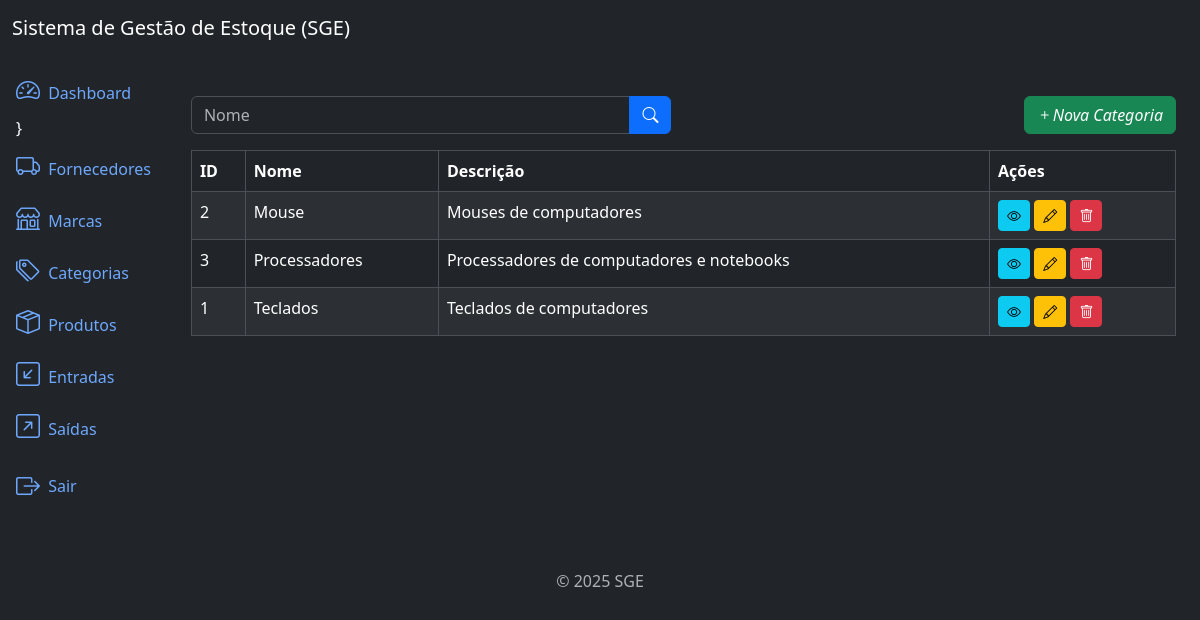
The app's page /categories/list/ (signed in) with its own data.
### categories/models.py (models this page shows, shortened)
class Category(models.Model):
    name = models.CharField(max_length=500)
    description = models.TextField(null=True, blank=True)
    created_at = models.DateTimeField(auto_now_add=True)
    updated_at = models.DateTimeField(auto_now=True)
    class Meta:
        verbose_name = 'Category'
        verbose_name_plural = 'Categories'
        ordering = ['name']

### categories/views.py (the view)
# urls.py: path('categories/list/', CategoryListView.as_view(), name='category_list'),
class CategoryListView(LoginRequiredMixin, PermissionRequiredMixin, ListView):
    model = Category
    template_name = 'category_list.html'
    context_object_name = 'categories'
    paginate_by = 10
    permission_required = 'categories.view_category'
    def get_queryset(self):
        queryset = super().get_queryset()
        name = self.request.GET.get('name')
        if name:
            queryset = queryset.filter(name__icontains=name)
        return queryset

### categories/templates/category_list.html (shortened to what this page needs)
{% extends 'base.html' %}
{% block content %}
    <div class="row mb-3">
        <div class="col-md-6">
            <form method="get" action="{% url 'category_list' %}">
                <div class="input-group">
                  <input type="text" class="form-control" name="name" placeholder="Nome" value="{{ request.GET.name }}">
                  <button type="submit" class="btn btn-primary">
                    <i class="bi bi-search"></i>
                  </button>
                </div>
            </form>
        </div>
        {% if perms.categories.add_category %}
        <div class="col-md-6">
            <a href="{% url 'category_create' %}" class="btn btn-success float-end">
                <i class="bi bi-plus">Nova Categoria</i>
            </a>
        </div>
        {% endif %}
    </div>
    <div class="table-responsive">
        <table class="table table-striped table-bordered">
            <thead class="thead-dark">
                <tr>
                    <th>ID</th>
                    <th>Nome</th>
                    <th>Descrição</th>
                    <th>Ações</th>
                </tr>
            </thead>
            <tbody>
                {% for category in categories %}
                <tr>
                    <td>{{ category.id }}</td>
                    <td>{{ category.name }}</td>
                    <td>{{ category.description }}</td>
                    <td>
                        {% if perms.categories.view_category %}
                        <a href="{% url 'category_detail' category.id %}" class="btn btn-info btn-sm">
                            <i class="bi bi-eye"></i>
                        </a>
                        {% endif %}
                        {% if perms.categories.change_category %}
                        <a href="{% url 'category_update' category.id %}" class="btn btn-warning btn-sm">
                            <i class="bi bi-pencil"></i>
                        </a>
                        {% endif %}
                        {% if perms.categories.delete_category %}
                        <a href="{% url 'category_delete' category.id %}" class="btn btn-danger btn-sm">
                            <i class="bi bi-trash"></i>
                        </a>
                        {% endif %}
                    </td>
                </tr>
                {% endfor %}
            </tbody>
        </table>
    </div>
{% endblock %}

### records on screen
Category: id "2", name "Mouse", description "Mouses de computadores"
Category: id "3", name "Processadores", description "Processadores de computadores e notebooks"
Category: id "1", name "Teclados", description "Teclados de computadores"
